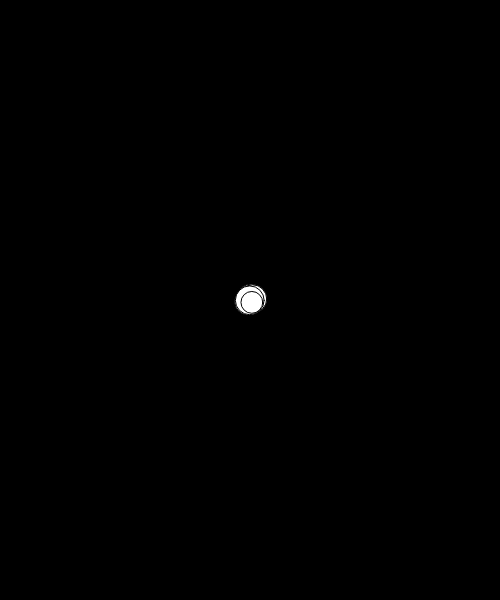
Frame 1 (no input)
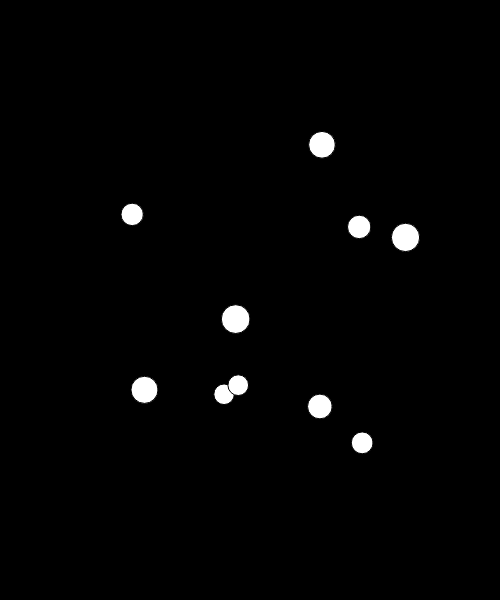
Frame 60 (no input)
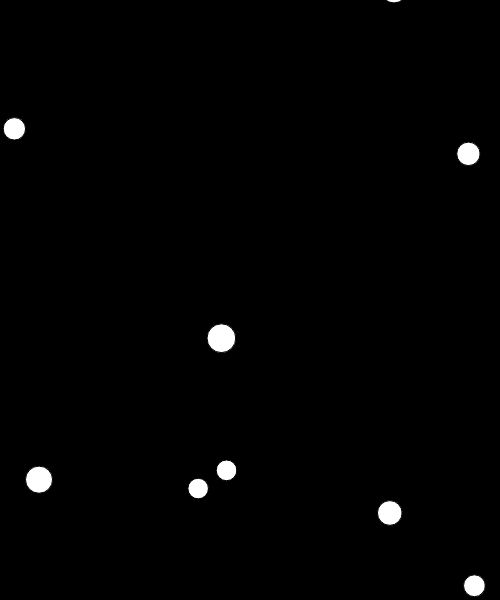
Frame 120 (the mouse pressed at the canvas centre since frame 60)

The p5.js sketch that drew these frames (run headless with seeded random() and noise() and a simulated clock; from frame 60 on, the mouse is pressed at the canvas centre):

// p5.js sketch
// ── sketch.js
// IMA | NYU Shanghai
// MOQN
// Oct 5 2019


let NUM_OF_CIRCLES = 10;
let x = [];
let y = [];
let xSpd = [];
let ySpd = [];
let dia = [];

function setup() {
  createCanvas(500, 600);

  for (let i=0; i<NUM_OF_CIRCLES; i++) {
    x[i] = width/2;
    y[i] = height/2;
    dia[i] = random(20,30);
    xSpd[i] = random(-3, 3);
    ySpd[i] = random(-3, 3);
  }
}

function draw() {
  background(0);

  for (let i=0; i<NUM_OF_CIRCLES; i++) {
    x[i] += xSpd[i];
    y[i] += ySpd[i];
    ellipse(x[i], y[i], dia[i]);
  }
}
